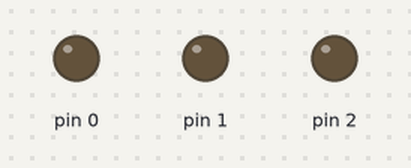
A sketch run on a simulated Arduino Uno, built with avr-gcc and run on an emulated ATmega328P. Parts: output pins drawn as LEDs (lit = HIGH).

Above: at 0.1 s.
At 5.1 s:
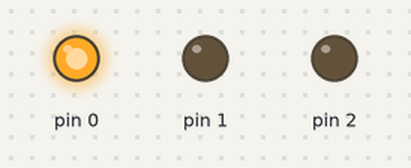
At 10.3 s:
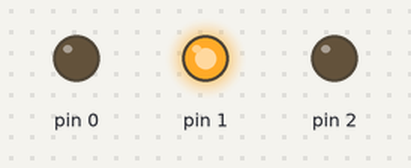
At 15.5 s:
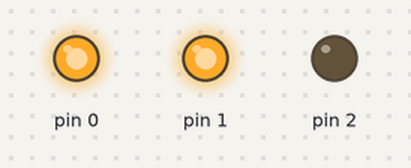
At 25.9 s:
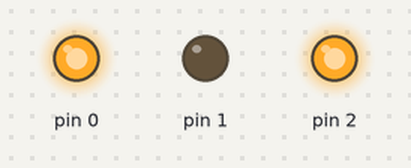
At 36.3 s:
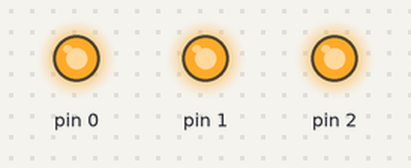
Timing chart, 0 to 37.8 s (numbered marks = the images above):
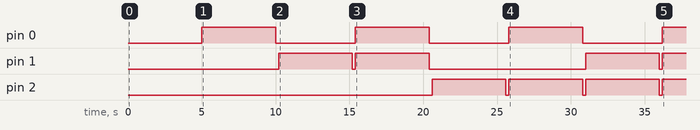

Measured:
- by itself, pin 0: alternates HIGH for 5.0 s and LOW for 5.4 s
- by itself, pin 1: goes HIGH 5.0 s, LOW 0.20 s, HIGH 5.0 s, LOW 10.6 s, HIGH 5.0 s, LOW 0.20 s, then HIGH
- by itself, pin 2: LOW → HIGH at 20.6 s, → LOW 5.0 s later, → HIGH 0.20 s later, → LOW 5.0 s later, … (7 changes in this stretch)

The sketch:

bitsayma.ino
```cpp
void setup() {
 pinMode(0,OUTPUT);
 pinMode(1,OUTPUT);
 pinMode(2,OUTPUT);

}

void loop() {
  digitalWrite(0,0);
  digitalWrite(1,0);
  digitalWrite(2,0);
  //0
  delay(5000);
  digitalWrite(0,1);
  digitalWrite(1,0);
  digitalWrite(2,0);
  //1
  delay(5000);
  digitalWrite(0,0);
  digitalWrite(1,0);
  digitalWrite(2,0);
  delay(200);
  digitalWrite(0,0);
  digitalWrite(1,1);
  digitalWrite(2,0);
  //2
  delay(5000);
  digitalWrite(0,0);
  digitalWrite(1,0);
  digitalWrite(2,0);
  delay(200);
  digitalWrite(0,1);
  digitalWrite(1,1);
  digitalWrite(2,0);
  //3
  delay(5000);
  digitalWrite(0,0);
  digitalWrite(1,0);
  digitalWrite(2,0);
  delay(200);
  digitalWrite(0,0);
  digitalWrite(1,0);
  digitalWrite(2,1);
  //4
  delay(5000);
  digitalWrite(0,0);
  digitalWrite(1,0);
  digitalWrite(2,0);
  delay(200);
  digitalWrite(0,1);
  digitalWrite(1,0);
  digitalWrite(2,1);
  //5
  delay(5000);
  digitalWrite(0,0);
  digitalWrite(1,0);
  digitalWrite(2,0);
  delay(200);
  digitalWrite(0,0);
  digitalWrite(1,1);
  digitalWrite(2,1);
  //6
  delay(5000);
  digitalWrite(0,0);
  digitalWrite(1,0);
  digitalWrite(2,0);
  delay(200);
  digitalWrite(0,1);
  digitalWrite(1,1);
  digitalWrite(2,1);
  //7
  /*
  delay(5000);
  digitalWrite(0,0);
  digitalWrite(1,0);
  digitalWrite(2,0);
  delay(200);
  digitalWrite(0,1);
  digitalWrite(1,1);
  digitalWrite(2,1);
  */
  delay(5000);
  digitalWrite(0,0);
  digitalWrite(1,0);
  digitalWrite(2,0);
  delay(200);
  digitalWrite(0,0);
  digitalWrite(1,1);
  digitalWrite(2,1);
  delay(5000);
  digitalWrite(0,0);
  digitalWrite(1,0);
  digitalWrite(2,0);
  delay(200);
  digitalWrite(0,1);
  digitalWrite(1,0);
  digitalWrite(2,1);
  delay(5000);
  digitalWrite(0,0);
  digitalWrite(1,0);
  digitalWrite(2,0);
  delay(200);
  digitalWrite(0,0);
  digitalWrite(1,0);
  digitalWrite(2,1);
  delay(5000);
  digitalWrite(0,0);
  digitalWrite(1,0);
  digitalWrite(2,0);
  delay(200);
  digitalWrite(0,1);
  digitalWrite(1,1);
  digitalWrite(2,0);
  delay(5000);
  digitalWrite(0,0);
  digitalWrite(1,0);
  digitalWrite(2,0);
  delay(200);
  digitalWrite(0,0);
  digitalWrite(1,1);
  digitalWrite(2,0);
  delay(5000);
  digitalWrite(0,0);
  digitalWrite(1,0);
  digitalWrite(2,0);
  delay(200);
  digitalWrite(0,1);
  digitalWrite(1,0);
  digitalWrite(2,0);
  delay(5000);
  digitalWrite(0,0);
  digitalWrite(1,0);
  digitalWrite(2,0);
  delay(5000);

}
```
